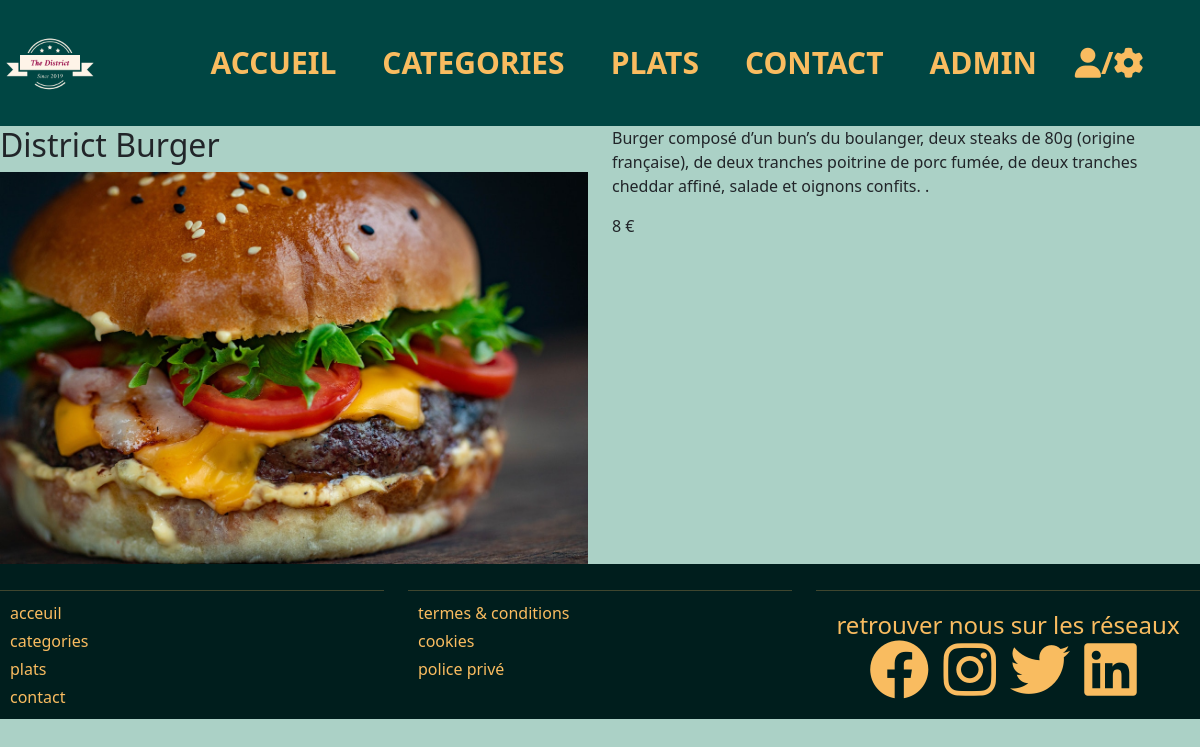
Page /platsdetail.php?id=1 on the committed database.
### tables this page shows
CREATE TABLE `plats` (
  `id` int NOT NULL,
  `libelle` varchar(100) NOT NULL,
  `description` text NOT NULL,
  `prix` float NOT NULL,
  `image` varchar(100) NOT NULL,
  `id_categorie` int NOT NULL,
  `active` tinyint(1) NOT NULL
);

### Models/PlatsModel.php (called while the page is built, shortened)
<?php
class PlatsModel extends Model{
    public function __construct()
    {
    $this->table='plats';
    }
}
?>

### Core/Db.php (called while the page is built, shortened)
<?php
class Db extends PDO
{
    private static $instance;
    private function __construct()
    {
        $_dsn = "mysql:dbname=". self::DBNAME . ";host=" . self::DBHOST;
    }
    public static function getInstance()
    {
        if (self::$instance === null) {
            self::$instance = new self();
        }
        return self::$instance;
    }
}
?>

### Models/Model.php (called while the page is built, shortened)
<?php
class Model extends Db
{
    protected $table;
    public function find(int $id)
    {
        return $this->requete("SELECT * FROM  {$this->table} WHERE id = $id")->fetch();
    }
    public function requete(string $sql, array $attributs = null)
    {
        $this->db = Db::getInstance();
        if ($attributs !== null){
            $query = $this->db->prepare($sql);
            $query->execute($attributs);
            return $query;
        }else{
            return $this->db->query($sql);
        }
    }
}
?>

### platsdetail.php (the view, shortened to what this page needs)
<?php
require_once "./controllers/head_script.php";
require_once "./controllers/nav_script.php";
$id = $_GET['id'];
$platdetail = new PlatsModel();
$plat = $platdetail->find($id);
$obj = (object) $plat;
?>
<div class="row">
    <div class="col-md-6">
        <h2><?= $obj->libelle ?></h2>
        <div class="imgplat">
            <img src="assets/images/food/<?= $obj->image ?>" class="card-img-bottom" alt="<?= $obj->image ?>">
        </div>
    </div>
    <div class="col-md-6">
        <p><?= $obj->description ?></p>
        <p><?= $obj->prix ?> €</p>
    </div>
</div>
<?php
require_once "./controllers/footer_script.php";
?>

### assets/css/style.css (style rules this page uses)
* { margin: 0; padding: 0; box-sizing: border-box; }
body { background: #abd1c6 !important; }

### rows in the picture
plats: libelle "District Burger", image (picture), description "Burger composé d’un bun’s du boulanger, deux steaks de 80g (origine française), de deux tranches poitrine de porc fumée, de deux tranches cheddar affiné, salade et oignons confits. .", prix "8"
